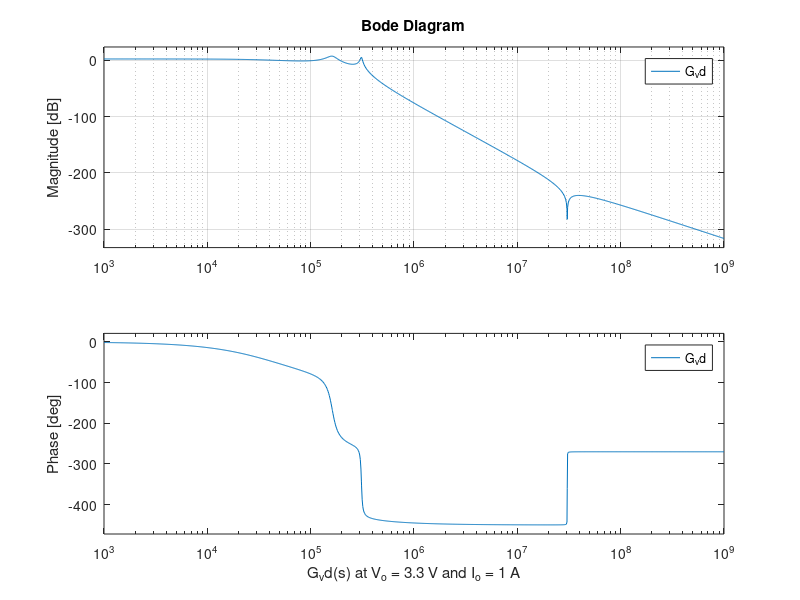

This figure's MATLAB source:
% Duty Cycle
D = 0.6129;

% Passive component values
R_o = 3.8;
C_o = 6.1290e-6;
C_c = 4.7451e-6;
L_1 = 2.4194e-6;
L_2 = 3.6774e-6;
V_o = 3.3;

V_g = V_o * (1 + D) / (2 * D);
I_o = 1;

% Derived parameters
I_g = I_o * 2 * D / (1 + D); %
L_a = L_1 * ((4 * (D ^ 2))/((1 + D) ^ 2)); %
C_a = C_c / (D ^ 2); %
D_fac = 1 / (D + D ^ 2); %

% Intermediate transfer functions
U_S = tf(R_o, [(R_o * C_o), 1]); %
Z_S = tf([(L_a * C_a * L_2 * C_o * R_o), (L_a * L_2 * C_a), (R_o * (L_a * C_o + L_a * C_a + L_2 * C_o)), (L_a + L_2), R_o], [(L_2 * C_o * C_a * R_o), (L_2 * C_a), ((C_a + C_o) * R_o + 1)]); %
E_S = tf([(-4 * L_1 * V_g * C_c * D_fac / (1 + D)), (L_1 * I_g * D_fac), (-D * V_g * D_fac)], 1); %

% Transfer Functions
G_vg = ((1 + D) * U_S) / (2 * D * Z_S);
G_vd = ((1 + D) * U_S * 1) / (2 * D * Z_S);
bode(G_vd);
xlabel('G_vd(s) at V_o = 3.3 V and I_o = 1 A');
grid
